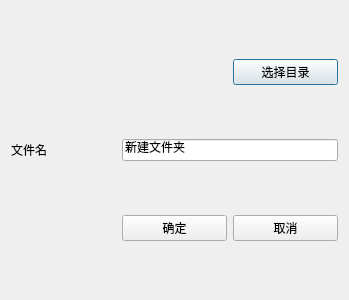
<?xml version="1.0" encoding="UTF-8"?>
<ui version="4.0">
 <class>NewFolderDialog</class>
 <widget class="QDialog" name="NewFolderDialog">
  <property name="geometry">
   <rect>
    <x>0</x>
    <y>0</y>
    <width>349</width>
    <height>300</height>
   </rect>
  </property>
  <property name="windowTitle">
   <string>Dialog</string>
  </property>
  <layout class="QGridLayout" name="gridLayout">
   <item row="1" column="0">
    <widget class="QLabel" name="label_2">
     <property name="text">
      <string>文件名</string>
     </property>
    </widget>
   </item>
   <item row="1" column="1" colspan="2">
    <widget class="QLineEdit" name="lineEdit">
     <property name="text">
      <string>新建文件夹</string>
     </property>
    </widget>
   </item>
   <item row="0" column="2">
    <widget class="QPushButton" name="pushButton">
     <property name="text">
      <string>选择目录</string>
     </property>
    </widget>
   </item>
   <item row="0" column="0" colspan="2">
    <widget class="QLabel" name="path">
     <property name="text">
      <string/>
     </property>
    </widget>
   </item>
   <item row="2" column="1">
    <widget class="QPushButton" name="pushButton_2">
     <property name="text">
      <string>确定</string>
     </property>
    </widget>
   </item>
   <item row="2" column="2">
    <widget class="QPushButton" name="pushButton_3">
     <property name="text">
      <string>取消</string>
     </property>
    </widget>
   </item>
  </layout>
 </widget>
 <resources/>
 <connections/>
</ui>
